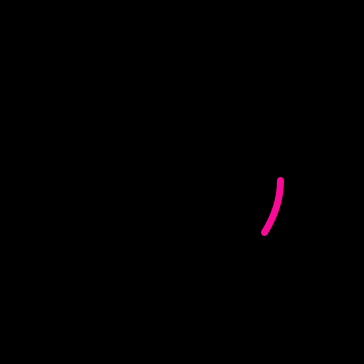
Frame 1 (no input)
Frame 60 (the mouse pressed at the canvas centre just before this capture): identical to frame 1, image omitted
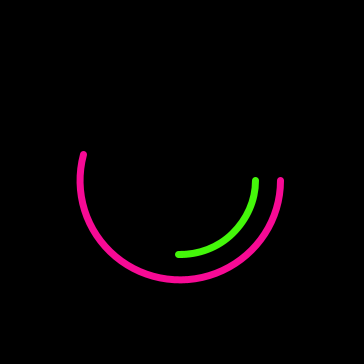
Frame 120 (the mouse held since frame 60 and released just before this capture)

The Processing sketch that drew these frames (run headless with seeded random() and noise(); from frame 60 on, the mouse is pressed at the canvas centre):

// Processing sketch: Exercise07_01
// ── Exercise07_01.pde
/* 
 * This program has Fahrenheit (outer ring) and Celcius (inner ring) scales.
 * It goes from 0-328º Celcius.
 * The X position of the cursor determines the input (Celcius).
 * Use 1, 2, 3, and 4 to change the color scheme.
 */

int temperature;
color celciusColor = color(68, 247, 10);
color fahrenheitColor = color(247, 10, 149);

void setup() {
  size(364, 364);
}

void draw() {
  background(0);
  strokeWeight(7);
  noFill();
  // change color scheme
  if (keyPressed) {
    if (key == '1') { // red and purple
      celciusColor = color(247, 10, 10);
      fahrenheitColor = color(178, 0, 255);
    }
    if (key == '2') { // pink and orange
      celciusColor = color(255, 26, 244);
      fahrenheitColor = color(255, 152, 26);
    }
    if (key == '3') { // white and blue
      celciusColor = color(255);
      fahrenheitColor = color(3, 139, 255);
    }
    if (key == '4') { // pink and green
      celciusColor = color(68, 247, 10);
      fahrenheitColor = color(247, 10, 149);
    }
  }
  // inner Celcius ring
  stroke(celciusColor);
  arc(180, 180, 150, 150, radians(0), radians(mouseX/2), OPEN);
  
  // outer Fahrenheit ring
  stroke(fahrenheitColor);
  arc(180, 180, 200, 200, radians(0), radians((mouseX/2)*9/5 + 32), OPEN);
  
}
